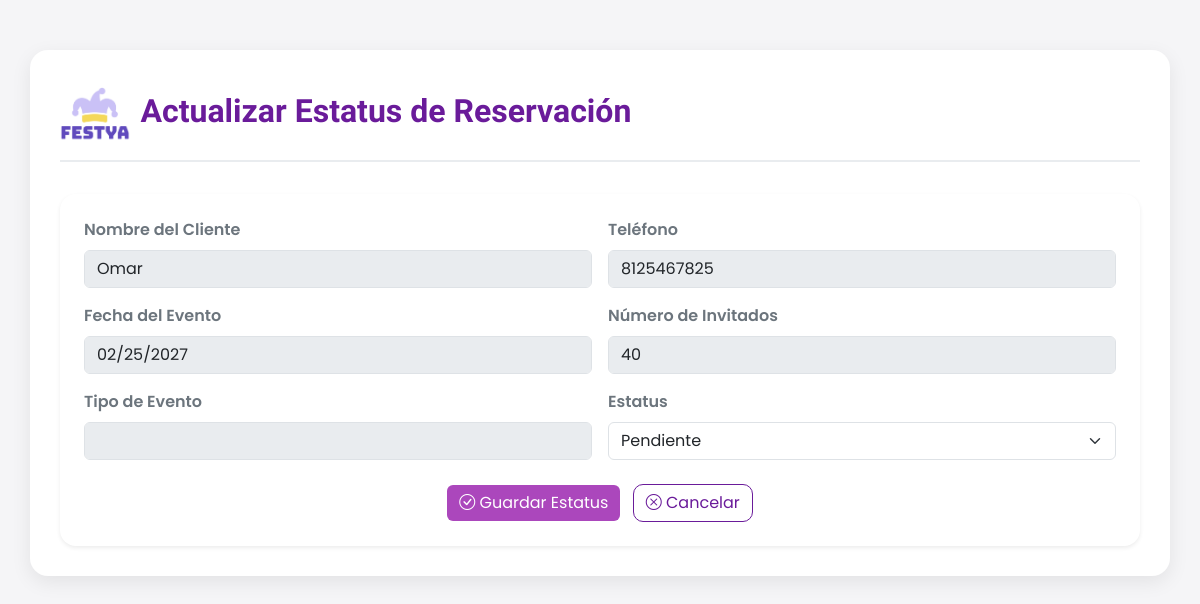
/reservaciones/empleado/actualizar/4/ (signed in), run on the app's committed database.
### reservaciones/models.py (models this page shows, shortened)
class Reservacion(models.Model):
    ESTATUS = [
        ("pendiente", "Pendiente"),
        ("confirmada", "Confirmada"),
        ("realizada", "Realizada"),
    ]
    TIPOS_EVENTO = [
        ("cumpleaños", "Cumpleaños"),
        ("boda", "Boda"),
        ("xv", "XV Años"),
        ("infantil", "Evento Infantil"),
        ("corporativo", "Evento Corporativo"),
        ("otro", "Otro"),
    ]
    nombreCliente = models.CharField(max_length=100)
    telefono = models.CharField(max_length=10, validators=[MinLengthValidator(10)])
    fechaEvento = models.DateField(unique=True)
    numInvitados = models.PositiveSmallIntegerField(
        validators=[MinValueValidator(1), MaxValueValidator(50)],
        help_text="1 a 50 invitados permitidos"
    )
    estatus = models.CharField(max_length=10, choices=ESTATUS, default="pendiente")
    tipoEvento = models.CharField(max_length=20, choices=TIPOS_EVENTO, default="cumpleaños")

### reservaciones/views.py (the view)
# urls.py: path('empleado/actualizar/<int:id>/', views.actualizar_estatus_empleado, name='actualizar_estatus_empleado'),
@login_required
def actualizar_estatus_empleado(request, id):
    reservacion = get_object_or_404(Reservacion, id=id)
    if request.method == 'POST':
        reservacion.estatus = request.POST.get('estatus')
        reservacion.save()
        return redirect('gestion_empleado')
    return render(request, 'reservaciones/actualizar_empleado.html', {
        'reservacion': reservacion,
    })

### reservaciones/templates/reservaciones/actualizar_empleado.html (shortened to what this page needs)
{% extends 'base.html' %}
{% load static %}
{% block content %}
<link href="https://cdn.jsdelivr.net/npm/bootstrap@5.3.0/dist/css/bootstrap.min.css" rel="stylesheet">
<link rel="stylesheet" href="{% static 'reservaciones/css/gestion_admin.css' %}">
<div class="container">
    <div class="header-admin">
        <div class="d-flex align-items-center">
            <img src="{% static 'reservaciones/img/LOGO.png' %}" alt="Logo">
            <h2>Actualizar Estatus de Reservación</h2>
        </div>
    </div>
    <form method="POST" class="p-4 shadow-sm rounded-4">
        <div class="row g-3">
            <div class="col-md-6">
                <label class="form-label fw-semibold text-secondary">Nombre del Cliente</label>
                <input type="text" name="nombreCliente" class="form-control"
                       value="{{ reservacion.nombreCliente }}" disabled>
                       </div>
            <div class="col-md-6">
                <label class="form-label fw-semibold text-secondary">Teléfono</label>
                <input type="text" name="telefono" class="form-control"
                       value="{{ reservacion.telefono }}" disabled>
            </div>
            <div class="col-md-6">
                <label class="form-label fw-semibold text-secondary">Fecha del Evento</label>
                <input type="date" name="fechaEvento" class="form-control"
                       value="{{ reservacion.fechaEvento|date:'Y-m-d' }}" disabled>
            </div>
            <div class="col-md-6">
                <label class="form-label fw-semibold text-secondary">Número de Invitados</label>
                <input type="number" name="numInvitados" class="form-control"
                       value="{{ reservacion.numInvitados }}" disabled>
            </div>
            <div class="col-md-6">
                <label class="form-label fw-semibold text-secondary">Tipo de Evento</label>
                <input type="text" class="form-control"
                       value="{{ reservacion.tipoEvento.nombre }}" disabled>
            </div>
            <div class="col-md-6">
                <label class="form-label fw-semibold text-secondary">Estatus</label>
                <select name="estatus" class="form-select">
                    {% if reservacion.estatus == "pendiente" %}
                        <option value="pendiente" selected>Pendiente</option>
                    {% else %}
                        <option value="pendiente">Pendiente</option>
                    {% endif %}
                </select>
            </div>
        </div>
        <div class="text-center mt-4">
            <button type="submit" class="btn btn-actualizar">
                <i class="bi bi-check-circle"></i> Guardar Estatus
            </button>
            <a href="{% url 'gestion_empleado' %}" class="btn btn-regresar ms-2">
                <i class="bi bi-x-circle"></i> Cancelar
            </a>
        </div>
    </form>
</div>
{% endblock %}

### inicio/static/css/styles.css (style rules this page uses)
:root { --primario: #604abd; --secundario: #cac1f6; --secundario-light: #f1eeff; --secundario-dark: #837aae; --terciario: #f4d85a; --terciario-light: #fff6cd; --terciario-dark: #b39e40; --blanco: #fff; --semi-blanco: #f8f8f8; --gris: #efefef; --gris-fuerte: #4b4b4b; --negro: #343434; --transparente: rgba(255, 255, 255, 0); --shadow: rgba(165,145,239,0.30); }
html { font-size: 100%; }
body { font-family: 'Poppins', sans-serif; font-size: 1rem; }
h2 { font-family: 'Bungee'; font-size: 3rem; }
.btn { border-radius: 5px; padding: 8px 15px; transition: ease 0.3s; }

### reservaciones/static/reservaciones/css/gestion_admin.css (style rules this page uses)
body { background-color: #f5f5f7; font-family: "Poppins", sans-serif; color: #333; }
.container { background: #fff; border-radius: 18px; padding: 30px; box-shadow: 0 6px 20px rgba(0, 0, 0, 0.08); margin-top: 50px; transition: all 0.3s ease; }
.header-admin { display: flex; justify-content: space-between; align-items: center; margin-bottom: 2rem; border-bottom: 2px solid #e9ecef; padding-bottom: 10px; }
.header-admin img { height: 70px; }
.header-admin h2 { color: #6a1b9a; font-weight: 600; margin-left: 10px; }
.btn-regresar { background-color: #fff; border: 1.5px solid #6a1b9a; color: #6a1b9a; border-radius: 10px; transition: all 0.3s ease; }
.btn-actualizar { background-color: #ab47bc; color: #fff; border: none; }

### data on the page
Reservacion: nombreCliente "Omar", telefono "8125467825", fechaEvento "02/25/2027", numInvitados "40", estatus "Pendiente"
